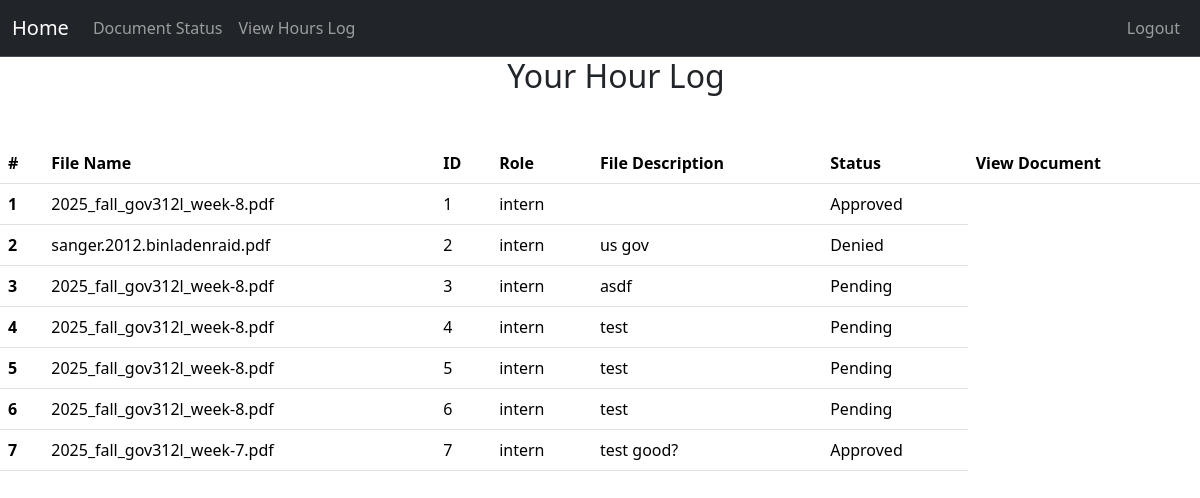
The app's page /specific/log/document (signed in), older data.
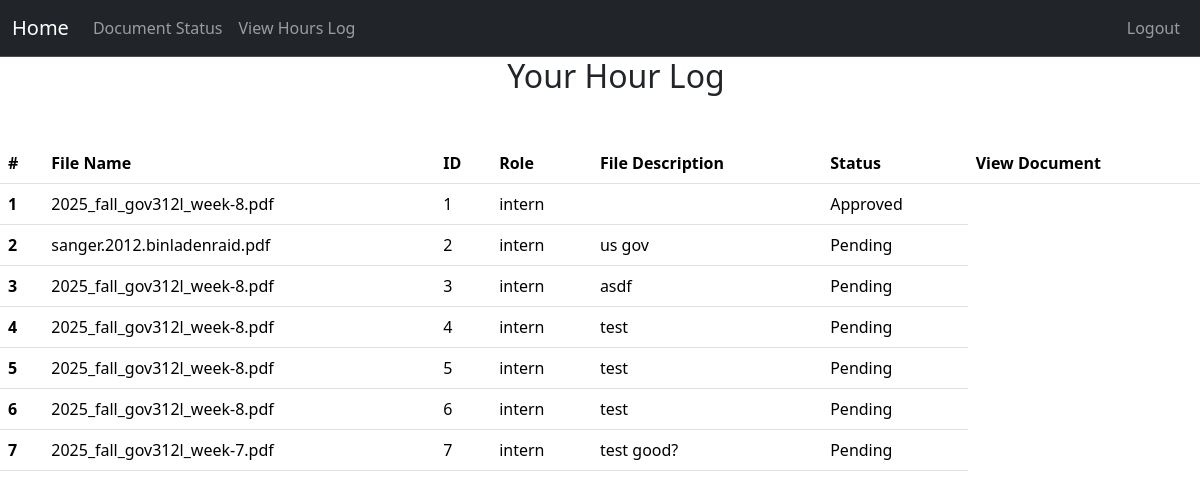
The same page, newer data.
### project/models.py (models this page shows, shortened)
class Document(db.Model):
    __tablename__ = 'documents'
    id: Mapped[int] = mapped_column(primary_key=True)
    filename: Mapped[str] = mapped_column()
    doctype: Mapped[str] = mapped_column()
    status: Mapped[str] = mapped_column(default=("Pending"))  # "pending", "approved", "denied"
    description: Mapped[str] = mapped_column(default="No description provided")
    user: Mapped["User"] = relationship("User", back_populates="documents")
    user_id: Mapped[int] = mapped_column(db.ForeignKey('users.id'), name="fk_documents_user_id")

### app.py (the view, shortened to what this page needs)
@app.route("/specific/log/document", methods=["GET", "POST"])
@login_required
@permission_required('volunteer')
def specific_log_document():
    user_id = request.args.get('user_id') or request.form.get('user_id')
    from_pending = request.args.get('from_pending', type=bool, default=False)
    if from_pending:
        return redirect(url_for('pending_documents'))
    return render_template('specific_user_document.html', user=current_user)

### project/models.py (called while the page is built)
@login_manager.user_loader
def load_user(user_id):
    return User.query.get(user_id)

### project/templates/specific_user_document.html (shortened to what this page needs)
{% extends "base.html" %}
{% block content %}
<table class="table table-hover">
    <thead class = "thead-light">
    <tr>
        <th scope="col">#</th>
        <th scope="col">File Name</th>
        <th scope="col">ID</th>
        <th scope="col">Role</th>
        <th scope="col">File Description</th>
        <th scope="col">Status</th>
        <th scope="col">View Document</th>
    </tr>
    </thead>
    <ol>
        {% if current_user.role != "admin" and current_user.role != "board" %}
            <div class="username-header">
                <h2>Your Hour Log</h2>
            </div>
            <br>
            <tbody>
                {% for doc in current_user.documents %}
                    {% set log_num = loop.index %}
                    <tr>
                        <th scope="row">{{log_num}}</th>
                        <td>{{doc.filename}}</td>
                        <td>{{doc.id}}</td>
                        <td>{{current_user.role}}</td>
                        <td>{{doc.description}}</td>
                        <td>{{doc.status}}</td>
                    </tr>
                {% endfor %}
            </tbody>
            </table>
        {% endif %}
{% endblock %}

Row changes from the older to the newer data that the page shows:
changed Document "sanger.2012.binladenraid.pdf": status "Denied" → "Pending"
changed Document "2025_fall_gov312l_week-7.pdf": status "Approved" → "Pending"
